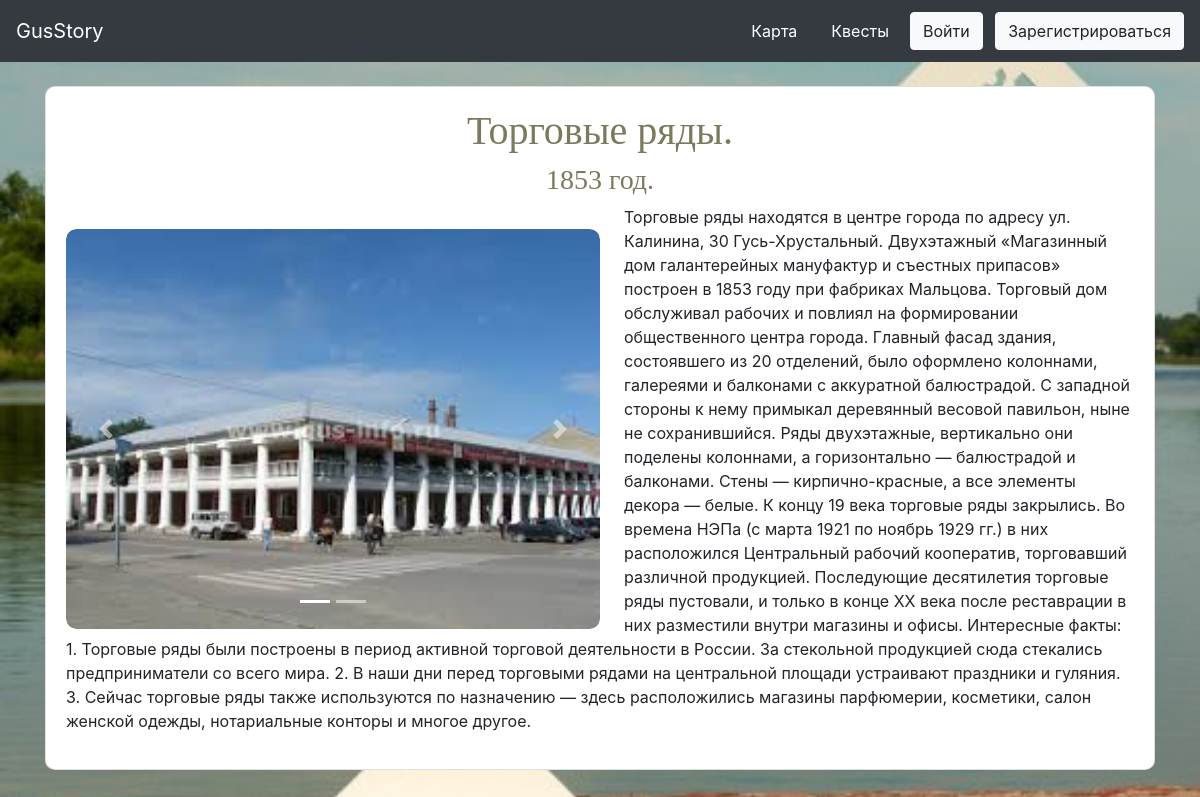
/about_item/14, run on an earlier commit of the app's database.
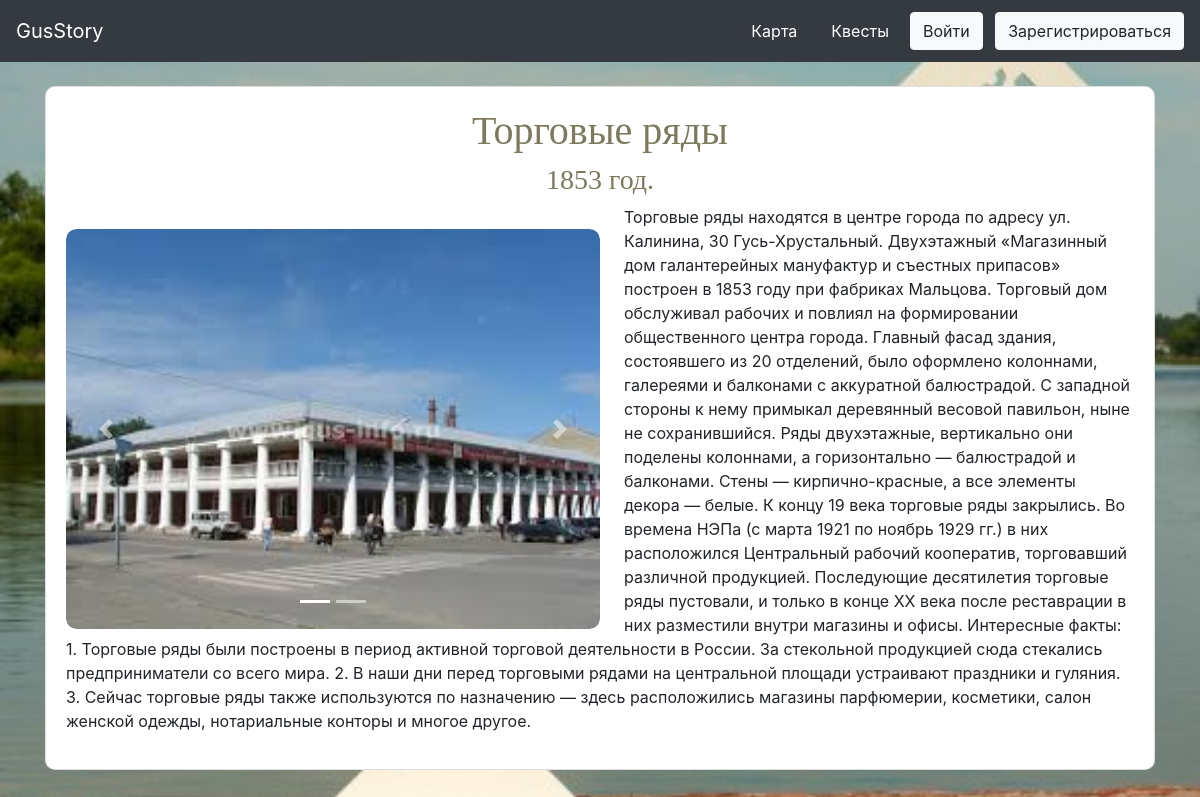
And on a later commit of the database.
### data/items.py (models this page shows)
class Items(SqlAlchemyBase, SerializerMixin, UserMixin):
    __tablename__ = 'items'
    id = sqlalchemy.Column(sqlalchemy.Integer, primary_key=True, autoincrement=True)
    title = sqlalchemy.Column(sqlalchemy.String, nullable=True)
    content = sqlalchemy.Column(sqlalchemy.String, nullable=True)
    photo = sqlalchemy.Column(sqlalchemy.VARCHAR, default='/static/images/old.png')
    image = sqlalchemy.Column(sqlalchemy.VARCHAR, default='/static/images/old.png')
    year = sqlalchemy.Column(sqlalchemy.String, nullable=True)
    count_photo = sqlalchemy.Column(sqlalchemy.Integer, nullable=True)

### main.py (the view)
@app.route('/about_item/<int:id>', methods=['GET', 'POST'])
def about_item(id):
    sessions = db_session.create_session()
    item = sessions.query(items.Items).get(id)
    return render_template("single_item.html", item=item)

### data/db_session.py (called while the page is built)
def create_session() -> Session:
    global __factory
    return __factory()

### templates/single_item.html (shortened to what this page needs)
{% extends "base.html" %}
{% block content %}
<div class="card mt-4" style="width: 100%; border-radius: 10px;">
    <div class="card-body">
        <h1 align="center">{{item.title}}</h1>
        <h3 align="center" class="mt-2">{{item.year}}</h3>
        <div id="carouselExampleIndicators" class="carousel slide mt-4 mb-2 mr-4" data-ride="carousel">
            <ol class="carousel-indicators">
                <li data-target="#carouselExampleIndicators" data-slide-to="0" class="active"></li>
                {% for i in range(1, item.count_photo) %}
                <li data-target="#carouselExampleIndicators" data-slide-to="{{i}}"></li>
                {% endfor %}
            </ol>
            <div class="carousel-inner" style="border-radius: 10px;">
                <div class="carousel-item active">
                    <img style="height: 400px; border-radius: 10px;"
                         src="/static/images/item{{item.id}}/image0.png" class="d-block w-100">
                </div>
            </div>
            <a class="carousel-control-prev" href="#carouselExampleIndicators" role="button"
               data-slide="prev">
                <span class="carousel-control-prev-icon" aria-hidden="true"></span>
            </a>
            <a class="carousel-control-next" href="#carouselExampleIndicators" role="button"
               data-slide="next">
                <span class="carousel-control-next-icon" aria-hidden="true"></span>
            </a>
        </div>
        <p>{{item.content}}</p>
    </div>
</div>
{% endblock %}

### templates/base.html (shortened to what this page needs)
<!DOCTYPE html>
<html lang="ru">
<head>
    <link rel="stylesheet" type="text/css" href="../static/css/style.css">
    <link rel="stylesheet"
          href="https://cdn.jsdelivr.net/npm/bootstrap@4.5.3/dist/css/bootstrap.min.css"
>
</head>
<body style="background: center url(../static/img/fon1.jpg) fixed; background-size: cover;">
<div>
    <nav class="navbar navbar-expand-lg sticky-top navbar-dark bg-dark">
        <a class="navbar-brand" href="/"> GusStory </a>
        <div class="collapse navbar-collapse" id="navbarSupportedContent">
            <a class="btn btn-dark mr-2 mt-1 mb-1" href="/maps"> Карта </a>
            <a class="btn btn-dark mr-2 mt-1 mb-1" href="/quests"> Квесты </a>
            {% if not current_user.is_authenticated %}
            <div class="mt-1 mb-1">
                <a class="btn btn-light mr-2" href="/login"> Войти </a>
                <a class="btn btn-light" href="/register"> Зарегистрироваться </a>
            </div>
            {% else %}
            <a class="btn btn-light" href="/profile"> Личный кабинет </a>
            {% endif %}
        </div>
    </nav>
    <div class="container">
        {% block content %}
        {% endblock %}
    </div>
</div>
</body>
</html>

### static/css/style.css (style rules this page uses)
h1 { color: #7c795d; font-family: ‘Trocchi’, serif; font-size: 45px; font-weight: normal; line-height: 48px; margin: 0; }
h3 { color: #7c795d; font-family: ‘Trocchi’, serif; font-size: 35px; font-weight: normal; line-height: 48px; margin: 0; }
.carousel { width: 50%; float: left; }

What changed in the data, as far as the page shows it:
changed Items "1853 год.": title "Торговые ряды." → "Торговые ряды"
